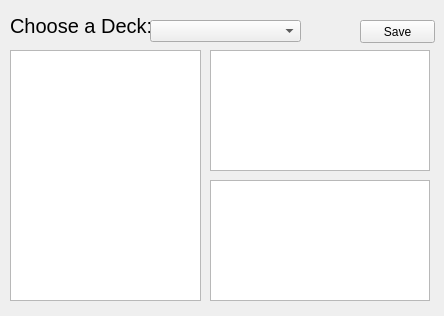
<?xml version="1.0" encoding="UTF-8"?>
<ui version="4.0">
 <class>Form</class>
 <widget class="QWidget" name="Form">
  <property name="geometry">
   <rect>
    <x>0</x>
    <y>0</y>
    <width>444</width>
    <height>316</height>
   </rect>
  </property>
  <property name="windowTitle">
   <string>Form</string>
  </property>
  <widget class="QLabel" name="label">
   <property name="geometry">
    <rect>
     <x>10</x>
     <y>10</y>
     <width>141</width>
     <height>31</height>
    </rect>
   </property>
   <property name="font">
    <font>
     <pointsize>15</pointsize>
    </font>
   </property>
   <property name="text">
    <string>Choose a Deck:</string>
   </property>
  </widget>
  <widget class="QComboBox" name="deckComboBox">
   <property name="geometry">
    <rect>
     <x>150</x>
     <y>20</y>
     <width>151</width>
     <height>22</height>
    </rect>
   </property>
  </widget>
  <widget class="QListView" name="cardListView">
   <property name="geometry">
    <rect>
     <x>10</x>
     <y>50</y>
     <width>191</width>
     <height>251</height>
    </rect>
   </property>
  </widget>
  <widget class="QPlainTextEdit" name="topTextEdit">
   <property name="geometry">
    <rect>
     <x>210</x>
     <y>50</y>
     <width>220</width>
     <height>121</height>
    </rect>
   </property>
  </widget>
  <widget class="QPlainTextEdit" name="bottomTextEdit">
   <property name="geometry">
    <rect>
     <x>210</x>
     <y>180</y>
     <width>220</width>
     <height>121</height>
    </rect>
   </property>
  </widget>
  <widget class="QPushButton" name="addButton">
   <property name="geometry">
    <rect>
     <x>360</x>
     <y>20</y>
     <width>75</width>
     <height>23</height>
    </rect>
   </property>
   <property name="text">
    <string>Save</string>
   </property>
  </widget>
 </widget>
 <resources/>
 <connections/>
</ui>
